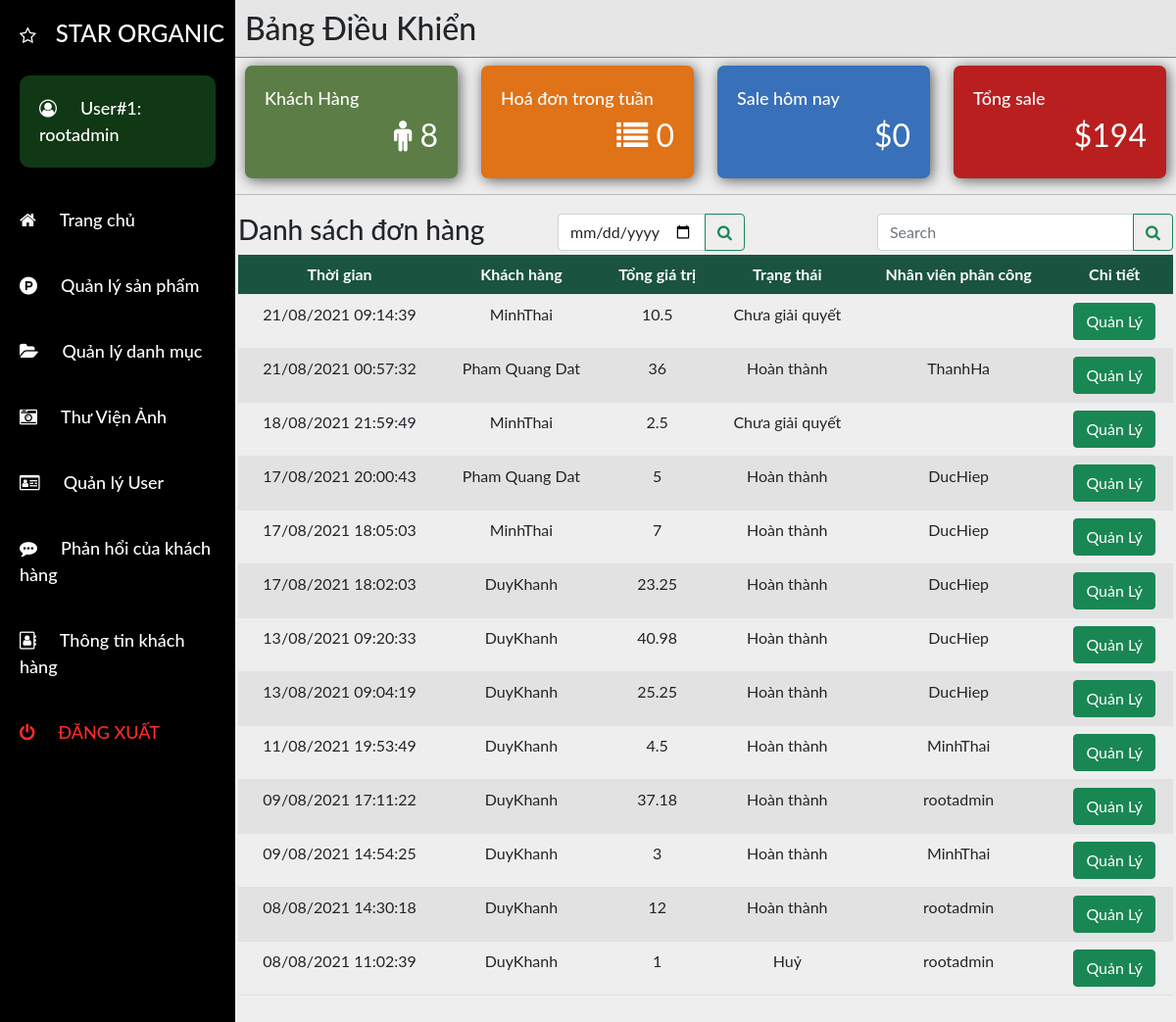
Page /admin/admin_panel.php (signed in) on the committed database.
### tables this page shows
CREATE TABLE `orders` (
  `orderID` int(11) NOT NULL,
  `customerID` int(11) NOT NULL,
  `orderTime` datetime DEFAULT current_timestamp(),
  `dAdd` text NOT NULL,
  `phone` varchar(20) NOT NULL,
  `orderValue` float NOT NULL DEFAULT 0,
  `orderStatus` varchar(10) NOT NULL DEFAULT 'pending',
  `staffID` int(11) DEFAULT 0
);

CREATE TABLE `customers` (
  `customerID` int(11) NOT NULL,
  `customerName` varchar(100) NOT NULL,
  `customerEmail` varchar(100) NOT NULL,
  `customerPhone` varchar(15) NOT NULL,
  `password` varchar(100) NOT NULL,
  `joinDate` datetime DEFAULT current_timestamp()
);

CREATE TABLE `staff` (
  `staffID` int(11) NOT NULL,
  `userName` varchar(20) NOT NULL,
  `email` varchar(50) NOT NULL,
  `password` varchar(100) NOT NULL,
  `roleID` int(11) NOT NULL DEFAULT 2,
  `status` int(11) NOT NULL DEFAULT 1
);

### admin/adminFunction.php (the view, shortened to what this page needs)
        <?php endwhile;
function totalCustomer()
{
    $conn = connect();
    $sql = "SELECT * FROM customers";
    $result = $conn->query($sql);
    $count = $result->num_rows;
    return $count;
}
        foreach ($result as $value) : ?>
<?php endforeach;
function admin_countOrder()
{
    $conn = connect();
    $orderCount = 0;
    $sql = "SELECT * FROM orders WHERE week(orderTime) = week(now())";
    $result = $conn->query($sql);
    if ($result->num_rows >= 0) {
        $orderCount = $result->num_rows;
    }
    return $orderCount;
}
function admin_saleValue($date)
{
    $conn = connect();
    $saleValue = 0;
    $sql = "SELECT SUM(orderValue) as 'sum' FROM orders WHERE orderStatus = 'success'";
    if (!empty($date)) {
        $sql = "SELECT SUM(orderValue) as 'sum' FROM orders WHERE orderStatus = 'success' AND orderTime BETWEEN CONCAT('$date',' 00:00:00') AND CONCAT('$date',' 23:59:59')";
    }
    $result = $conn->query($sql);
    while ($row = $result->fetch_assoc()) {
        $saleValue = $row['sum'];
    }
    return $saleValue;
}
function admin_displayOrder($search, $date)
{
    $conn = connect();
    $search = $conn->real_escape_string($search);
    if (!empty($date)) {
        if(preg_match('/^[0-9]{4}-[0-9]{2}-[0-9]{2}$/', $date)) {
            $sql = "SELECT * FROM orders as o
            INNER JOIN customers as c ON o.customerID = c.customerID
            LEFT JOIN staff as s on o.staffID = s.staffID
            LEFT JOIN orderdetail as od ON o.orderID = od.orderID
            INNER JOIN product as p ON od.productID = p.productID
            GROUP BY o.orderID HAVING orderTime BETWEEN CONCAT('$date',' 00:00:00') AND CONCAT('$date',' 23:59:59')
            AND (o.orderStatus LIKE '%$search%'OR s.userName LIKE '%$search%' OR c.customerName LIKE '%$search%') ORDER BY o.orderTime DESC
            ";
        } else {
            die('Bạn đã thay đổi yếu tố đầu vào để nhập dữ liệu không hợp lệ, bạn đang muốn tấn công tôi?');
        }
    } else {
        $sql = "SELECT * FROM orders as o
        INNER JOIN customers as c ON o.customerID = c.customerID
        LEFT JOIN staff as s on o.staffID = s.staffID
        LEFT JOIN orderdetail as od ON o.orderID = od.orderID
        INNER JOIN product as p ON od.productID = p.productID
        GROUP BY o.orderID HAVING o.orderStatus LIKE '%$search%'OR s.userName LIKE '%$search%' OR c.customerName LIKE '%$search%' ORDER BY o.orderTime DESC
        ";
    }
    $result = $conn->query($sql);
    if ($result->num_rows >= 0) {
        echo "<table class='tbl table table-striped table-hover'>
                <tr class='head'>
                    <th>Thời gian</th>
                    <th>Khách hàng</th>
                    <th class='total'>Tổng giá trị</th>
                    <th>Trạng thái</th>
                    <th>Nhân viên phân công</th>
                    <th>Chi tiết</th>
                </tr>
            ";
        while ($order = $result->fetch_assoc()) {
            $date = date("d/m/Y H:i:s", strtotime($order['orderTime']));?>
                <tr>
                    <td><?= $date ?></td>
                    <td><?= $order['customerName']?></td>
                    <td class='sum'><?= $order['orderValue']?></td>
                    <td><?php
                    if($order['orderStatus']=='pending'){
                        echo"Chưa giải quyết";
                    }else if($order['orderStatus']=='success'){
                        echo'Hoàn thành';
                    }
                    else{
                        echo'Huỷ';
                    }?></td>
                    <td><?= $order['userName']?></td>
                    <td><buton class='btn btn-success order-detail' data-bs-toggle='modal' data-id="<?= $order['orderID']?>" data-bs-target='#process'>Quản Lý</buton></td>
                </tr>
                <?php }
        echo "</table>";
    }else {
        echo "<table class='table'><tr><td><b>Không tìm thấy sản phẩm.</b></td></tr></table>";
    }
}
?>

### admin/admin_panel.php (shortened to what this page needs)
<?php
require 'adminFunction.php';
if (isset($_SESSION['account'])) {
    $user = $_SESSION['account'];
?>
    <!DOCTYPE html>
    <html lang="en">
    <head>
        <link rel="stylesheet" href="https://stackpath.bootstrapcdn.com/font-awesome/4.7.0/css/font-awesome.min.css" />
        <link href="https://cdn.jsdelivr.net/npm/bootstrap@5.0.2/dist/css/bootstrap.min.css" rel="stylesheet">
        <link rel="stylesheet" href="..//css//adminCP.css">
    </head>
    <body>
        <div class="container-fluid">
            <div class="sidebar">
                <div class="sidebar-header">
                    <h4><i class="fa fa-star-o icon" aria-hidden="true"></i>STAR ORGANIC</h4>
                </div>
                <ul class="menu">
                    <a href="?page=account">
                        <li class="account">
                            <div class='user-account'>
                                <span class="icon"><i class="fa fa-user-circle-o" aria-hidden="true"></i></span>
                                <span class="text">User#<?= $user['userID'] ?>: <?= $user['userName'] ?></span>
                            </div>
                        </li>
                    </a>
                    <a href="?page=home">
                        <li class='adminItem <?= $_GET['page'] == "home" ? "adminItemActive" : "" ?>'>
                            <span class="icon"><i class="fa fa-home" aria-hidden="true"></i></span>
                            <span class="text">Trang chủ</span>
                        </li>
                    </a>
                    <a href="?page=product">
                        <li class='adminItem <?= $_GET['page'] == "product" ? "adminItemActive" : "" ?>'>
                            <span class="icon"><i class="fa fa-product-hunt" aria-hidden="true"></i></span>
                            <span class="text">Quản lý sản phẩm</span>
                        </li>
                    </a>
                    <?php if ($user['userRole'] === 1) : ?>
                        <a href="?page=category">
                            <li class='adminItem <?= $_GET['page'] == "category" ? "adminItemActive" : "" ?>'>
                                <span class="icon"><i class="fa fa-folder-open" aria-hidden="true"></i></span>
                                <span class="text">Quản lý danh mục</span>
                            </li>
                        </a>
                    <?php endif ?>
                    <a href="?page=gallery">
                        <li class='adminItem <?= $_GET['page'] == "gallery" ? "adminItemActive" : "" ?>'>
                            <span class="icon"><i class="fa fa-camera-retro" aria-hidden="true"></i></span>
                            <span class="text">Thư Viện Ảnh</span>
                        </li>
                    </a>
                    <?php if ($user['userRole'] === 1) : ?>
                        <a href="?page=user">
                            <li class='adminItem <?= $_GET['page'] == "user" ? "adminItemActive" : "" ?>'>
                                <span class="icon"><i class="fa fa-id-card-o" aria-hidden="true"></i></span>
                                <span class="text">Quản lý User</span>
                            </li>
                        </a>
                    <?php endif ?>
                    <a href="?page=feedback">
                        <li class='adminItem <?= $_GET['page'] == "feedback" ? "adminItemActive" : "" ?>'>
                            <span class="icon"><i class="fa fa-commenting" aria-hidden="true"></i></i></span>
                            <span class="text">Phản hổi của khách hàng</span>
                        </li>
                    </a>
                    <a href="?page=customerinfo">
                        <li class='adminItem <?= $_GET['page'] == "customerinfo" ? "adminItemActive" : "" ?>'>
                            <span class="icon"><i class="fa fa-address-book-o" aria-hidden="true"></i></span>
                            <span class="text">Thông tin khách hàng</span>
                        </li>
                    </a>
                    <a href="logout.php" onclick="return confirm('Do you want to log out?')">
                        <li class="logout">
                            <span class="icon"><i class="fa fa-power-off" aria-hidden="true"></i></span>
                            <span class="text">ĐĂNG XUẤT</span>
                        </li>
                    </a>
                </ul>
            </div>
            <?php
            if (isset($_GET['page'])) {
                $page = $_GET['page'];
                switch ($page) {
                    case 'home':
                        include_once "admin_home.php";
                        break;
                    case 'product':
                        include_once "admin_product.php";
                        break;
                    case 'category':
                        include_once "admin_Category.php";
                        break;
                    case 'gallery':
                        include_once "admin_gallery.php";
                        break;
                    case 'user':
                        include_once "admin_User.php";
                        break;
                    case 'feedback':
                        include_once "admin_contact.php";
                        break;
                    case "account":
                        include_once "admin_account.php";
                        break;
                    case "customerinfo":
                        include_once "admin_CustomerInfo.php";
                        break;
                    default:
                        include_once "admin_home.php";
                }
            } else {
                include_once "admin_home.php";
            }
            ?>
        </div>
    </body>
    </html>
<?php
} else {
    header("location: index.php");
}
?>

### admin/admin_home.php (shortened to what this page needs)
<div class="content">
    <h2>Bảng Điều Khiển</h2>
    <div class='row' style="padding-left: 10px;padding-right: 10px;">
        <div class="col-3">
            <div class="stat-user">
                <div class="text">
                    Khách Hàng
                </div>
                <div class="number">
                    <i class="fa fa-male" aria-hidden="true"></i>
                    <?php echo totalCustomer() ?>
                </div>
            </div>
        </div>
        <div class="col-3">
            <div class="stat-lsale">
                <div class="text">
                    Hoá đơn trong tuần
                </div>
                <div class="number">
                    <i class="fa fa-list" aria-hidden="true"></i>
                    <?= number_format(admin_countOrder()) ?>
                </div>
            </div>
        </div>
        <div class="col-3">
            <div class="stat-csale">
                <div class="text">
                    Sale hôm nay
                </div>
                <div class="number">
                    $<?= number_format(admin_saleValue(date('Y-m-d'))) ?>
                </div>
            </div>
        </div>
        <div class="col-3">
            <div class="stat-total">
                <div class="text">
                    Tổng sale
                </div>
                <div class="number">
                    $<?= number_format(admin_saleValue('')) ?>
                </div>
            </div>
        </div>
    </div>
    <hr>
    <div class="list">
        <div class="row">
            <div class="col-4">
                <h3>Danh sách đơn hàng</h3>
            </div>
            <div class="col-4">
                <form action="" method="post" id='search'>
                    <div class="input-group">
                        <input style="max-width:50%" type="date" class='form-control' name="date" id="">
                        <button type="submit" name="search" value="" class="btn btn-outline-success">
                            <i class="fa fa-search" aria-hidden="true"></i>
                        </button>
                    </div>
            </div>
            <div class="col-4">
                <div class="input-group">
                    <input style="max-width:90%" type="search" class="form-control src" name="searchvalue" id="searchbar" placeholder="Search">
                    <button class="btn btn-outline-success" type="submit" name="search" id='src-submit'>
                        <i class="fa fa-search" aria-hidden="true"></i>
                    </button>
                </div>
            </div>
        </div>
        <?php
        if (isset($_POST['search'])) {
            if (isset($_POST['date'])) {
                $date = $_POST['date'];
            } else {
                $date = '';
            }
            admin_displayOrder($_POST['searchvalue'], $date);
        } else {
            admin_displayOrder('', '');
        }
        ?>
    </div>
</div>

### css/adminCP.css (style rules this page uses)
* { box-sizing: border-box; font-family: 'Lato', sans-serif; }
.container-fluid { padding: 0px !important; height: 100vh; }
.sidebar { position: absolute; float: left; width: 20%; background: rgb(0, 0, 0); color: white; padding-top: 10px; height: 100%; }
.menu { padding-left: 0px; }
.sidebar-header { padding-left: 20px; padding-top: 10px; }
.icon { font-size: large; padding-right: 20px; }
.text { font-weight: 500; font-size: large; }
.sidebar a { text-decoration: none; color: white; }
.sidebar li { padding: 20px; list-style: none; }
.user-account { background: #103814; padding:20px; border-radius: 10px; transition: 0.5s; }
.logout { color: rgb(253, 43, 43); font-weight: bolder; transition: 0.3s; }
.content { position: relative; float: right; background: rgb(238, 238, 238); width: 80%; padding-bottom: 20px; height: 100%; overflow-y: scroll; }
.content h2 { background-color: rgb(230, 230, 230); border-bottom: 0.5px solid gray; padding: 10px; }
.list { width: 100%; padding: 3px; margin: 0 auto; }
table { margin: 0 auto; }
th:not(.detail) { vertical-align: middle; text-align: center; color: rgb(253, 253, 253); }
th { vertical-align: middle; text-align: center; }
tr.head { background-color: rgb(27, 87, 67); }
td { text-align: center; }
.stat-user { background: rgb(92, 126, 70); padding: 20px; border-radius: 7px; filter:drop-shadow(2px 2px 7px rgb(88, 88, 88)); color: rgb(255, 255, 255); }
.stat-lsale { background: rgb(224, 114, 23); padding: 20px; border-radius: 7px; filter:drop-shadow(2px 2px 7px rgb(88, 88, 88)); color: white; }
.stat-csale { background: rgb(56, 112, 185); padding: 20px; border-radius: 7px; filter:drop-shadow(2px 2px 7px rgb(88, 88, 88)); color: white; }
.stat-total { background: rgb(185, 31, 31); padding: 20px; border-radius: 7px; filter:drop-shadow(2px 2px 7px rgb(88, 88, 88)); color: white; }
.number { font-size: xx-large; text-align: right; }

### rows in the picture
orders: orderTime "21/08/2021 09:14:39", customerID.customerName "MinhThai", orderValue "10.5", orderStatus "Chưa giải quyết"
orders: orderTime "21/08/2021 00:57:32", customerID.customerName "Pham Quang Dat", orderValue "36", orderStatus "Hoàn thành", staffID.userName "ThanhHa"
orders: orderTime "18/08/2021 21:59:49", customerID.customerName "MinhThai", orderValue "2.5", orderStatus "Chưa giải quyết"
orders: orderTime "17/08/2021 20:00:43", customerID.customerName "Pham Quang Dat", orderValue "5", orderStatus "Hoàn thành", staffID.userName "DucHiep"
orders: orderTime "17/08/2021 18:05:03", customerID.customerName "MinhThai", orderValue "7", orderStatus "Hoàn thành", staffID.userName "DucHiep"
orders: orderTime "17/08/2021 18:02:03", customerID.customerName "DuyKhanh", orderValue "23.25", orderStatus "Hoàn thành", staffID.userName "DucHiep"
orders: orderTime "13/08/2021 09:20:33", customerID.customerName "DuyKhanh", orderValue "40.98", orderStatus "Hoàn thành", staffID.userName "DucHiep"
orders: orderTime "13/08/2021 09:04:19", customerID.customerName "DuyKhanh", orderValue "25.25", orderStatus "Hoàn thành", staffID.userName "DucHiep"
orders: orderTime "11/08/2021 19:53:49", customerID.customerName "DuyKhanh", orderValue "4.5", orderStatus "Hoàn thành", staffID.userName "MinhThai"
orders: orderTime "09/08/2021 17:11:22", customerID.customerName "DuyKhanh", orderValue "37.18", orderStatus "Hoàn thành", staffID.userName "rootadmin"
orders: orderTime "09/08/2021 14:54:25", customerID.customerName "DuyKhanh", orderValue "3", orderStatus "Hoàn thành", staffID.userName "MinhThai"
orders: orderTime "08/08/2021 14:30:18", customerID.customerName "DuyKhanh", orderValue "12", orderStatus "Hoàn thành", staffID.userName "rootadmin"
orders: orderTime "08/08/2021 11:02:39", customerID.customerName "DuyKhanh", orderValue "1", orderStatus "Huỷ", staffID.userName "rootadmin"

### other values in the picture
$user['userID'] "1"
$user['userName'] "rootadmin"
totalCustomer() "8"
admin_countOrder() "0"
admin_saleValue('') "194"
